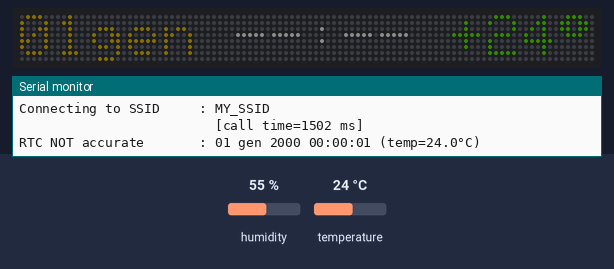
This sketch was run on a simulated Arduino Uno R4 WiFi. Parts: 96×8 RGB LED matrix (first LED top left, wired row by row), the last lines printed to the serial monitor. The test bench sets the inputs (shaded band); at power-on: humidity 55 %, temperature 24 °C. Dim RGB values are drawn brighter than linear; WiFi joins after 1.5 s; servers stay silent unless stated; the local clock reads 2024-03-15 10:24:30 at power-on unless the sketch sets it.

Above: at 6.6 s.
At 25.7 s:
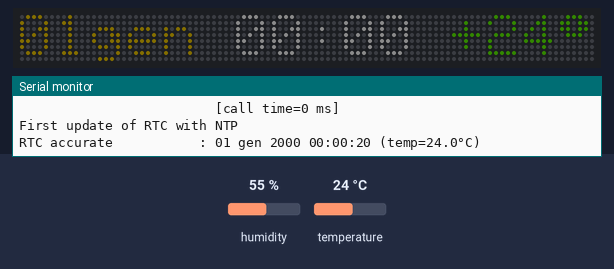
At 65.7 s:
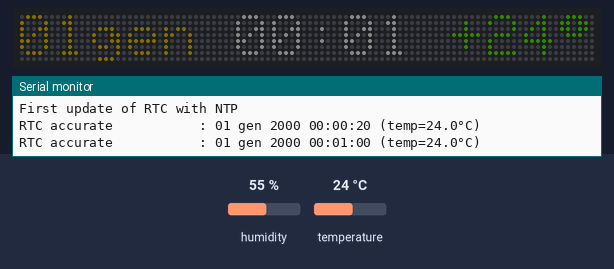
At 125.8 s:
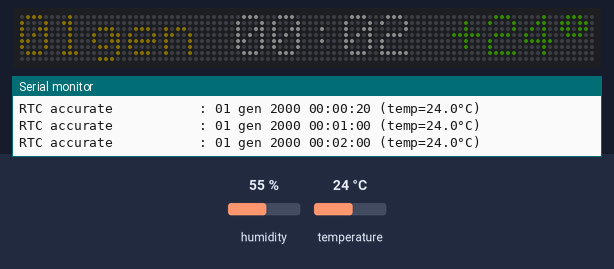

The sketch:

NTPClock1_UNOR4WiFi.ino
```cpp
/*
  5050 RGB led (with WS2812B chip) matrix to display a clock
  and the temperature with a UNO R4 WiFi

  - Each LED can use up to 60mA, make your calcs and power the
    LED matrix with an external 5V supply.

  - As the Arduino UNO R4 RTC is not so accurate, we connect
    often to the NTP server to correct it.

  - The used temperature/humidity sensor is the well known
    DHT22 (=AM2302).
*/
#include <Adafruit_GFX.h>
#include <Framebuffer_GFX.h>       // by Marc Merlin
#include <FastLED_NeoMatrix.h>     // by Marc Merlin
#include <FastLED.h>               // by Daniel Garcia
#include <RTC.h>
#include <TimeLib.h>               // by Michael Margolis, https://github.com/PaulStoffregen/Time
#include <Timezone.h>              // by Jack Christensen, https://github.com/JChristensen/Timezone
#include <SimpleDHT.h>             // by Winlin
#include <WiFiS3.h>
#include <WiFiUdp.h>
#if __has_include("arduino_secrets_gitignored.h")
  #include "arduino_secrets_gitignored.h" // not required if using the online editor
#else
  #include "arduino_secrets.h"            // not required if using the online editor
#endif
///////please enter your sensitive data in the Secret tab, arduino_secrets.h or arduino_secrets_gitignored.h
const char ssid[] = SECRET_SSID;          // your network SSID (name)
const char pass[] = SECRET_PASS;          // your network password

// Serial Debug
// - if USE_DPRINT is set to true, DPRINT, DPRINTLN, ... do output to Serial Monitor.
// - if USE_DPRINT is set to false, DPRINT, DPRINTLN, ... are optimized away.
#define USE_DPRINT                    true
#define DPRINT_SERIAL_SPEED           9600
#define DPRINT(...)                   do { if (USE_DPRINT) Serial.print(__VA_ARGS__); } while (false)
#define DPRINTLN(...)                 do { if (USE_DPRINT) Serial.println(__VA_ARGS__); } while (false)
#define DWRITE(...)                   do { if (USE_DPRINT) Serial.write(__VA_ARGS__); } while (false)
#define DPRINTWIFISTATUS(...)         do { if (USE_DPRINT) printWiFiStatus(__VA_ARGS__); } while (false)
// Note: do-while(false) guards against if-else constructs without curly braces.

#define DHT_PIN                 3  // Temp and humidity sensor PIN
#define LED_PIN                 2  // LED matrix PIN
#define MATRIX_WIDTH            32 // width of single matrix
#define MATRIX_HEIGHT           8  // height of single matrix
#define TILESX                  3  // how many tiles in X direction
#define TILESY                  1  // how many tiles in Y direction
#define NUM_LEDS                TILESX*TILESY*MATRIX_WIDTH*MATRIX_HEIGHT
CRGB leds[NUM_LEDS];

// LED Matrix
FastLED_NeoMatrix matrix = FastLED_NeoMatrix(
  leds,
  MATRIX_WIDTH,
  MATRIX_HEIGHT,
  TILESX,
  TILESY,
  NEO_MATRIX_TOP + NEO_MATRIX_LEFT + NEO_MATRIX_COLUMNS + NEO_MATRIX_ZIGZAG +
  NEO_TILE_TOP + NEO_TILE_LEFT + NEO_TILE_ROWS + NEO_TILE_PROGRESSIVE);
const uint16_t dayMonthColor = matrix.Color(206, 191, 55);
const uint16_t timeColor = matrix.Color(255, 255, 255);
const uint16_t tempColdColor = matrix.Color(13, 167, 209);
const uint16_t tempWarmColor = matrix.Color(161, 228, 25);
const uint16_t tempHotColor = matrix.Color(255, 131, 4);
const uint16_t tempErrorColor = matrix.Color(255, 0, 0);

// Temperature/humidity sensor
SimpleDHT22 dht22(DHT_PIN);

// WiFi and NTP
const unsigned long connectingRetryMs = 20000; // do not set under 15 sec for the following reason:
                                               // - give WiFi enough time to reconnect
unsigned long lastWiFiPollMillis;              // millis() of the last WiFi poll
bool reconnectingWiFi = false;
const int ntpUpdateRate = 30;                  // NTP queries rate = ntpUpdateRate * connectingRetryMs
int ntpSendCountdown;                          // when reaching 0, a NTP packet is sent
const char* timeServerName =          "pool.ntp.org";
#define LOCALUDP_PORT                 2390     // local port to listen for UDP packets (can be changed)
#define TIMESERVER_PORT               123      // that's the standard NTP server port
#define NTP_PACKET_SIZE               48
byte packetBuffer[NTP_PACKET_SIZE];
bool sentNTP = false;
WiFiUDP udp;

// Time
time_t lastUtcTimestampFromNTPtoRTC = 0;       // last set NTP timestamp, 0 means no NTP time yet
const unsigned long rtcPollRateMs = 1000;      // do not set under 1 sec
unsigned long lastRTCPollMillis;               // millis() of the last poll
int prevMinute = -1;                           // last displayed minute, -1 forces display
// Set DST start and end times (Central Europe example)
// DST starts 01:00 UTC (02:00 CET) on the last Sunday of March
// DST ends 01:00 UTC (03:00 CEST) on the last Sunday of October
TimeChangeRule myDSTStart = {"CEST", Last, Sun, Mar, 2, 120}; // Daylight time = UTC + 2 hours
TimeChangeRule mySTDStart = {"CET", Last, Sun, Oct, 3, 60};   // Standard time = UTC + 1 hour
Timezone myTZ(myDSTStart, mySTDStart);
#define SECONDS_FROM_1970_TO_2000    946684800 // earliest supported time (unixtime for 2000-01-01 00:00:00)
#define MY_SHORT_MONTH_STRLEN        3         // the length of the short month string
static char myBuffer[MY_SHORT_MONTH_STRLEN + 1];
const char myMonthShortNames_P[] PROGMEM = "errgenfebmaraprmaggiulugagosetottnovdic";
char* myMonthShortStr(uint8_t month)
{
  for (int i = 0 ; i < MY_SHORT_MONTH_STRLEN ; i++)
    myBuffer[i] = pgm_read_byte(&(myMonthShortNames_P[i + (month*MY_SHORT_MONTH_STRLEN)]));
  myBuffer[MY_SHORT_MONTH_STRLEN] = 0;
  return myBuffer;
}

static void connectToWiFi()
{
  // Disconnect before (re-)connecting
  WiFi.disconnect();

  // Connect
  // - At startup the first connection attempt sometimes fails,
  //   but the second one usually succeeds.
  DPRINT(F("Connecting to SSID     : "));
  DPRINTLN(ssid);
#if USE_DPRINT == true
  unsigned long startMillis = millis();
#endif
  WiFi.begin(ssid, pass);
#if USE_DPRINT == true
  unsigned long endMillis = millis();
  DPRINT(F("                         [call time="));
  DPRINT(endMillis - startMillis); DPRINTLN(F(" ms]"));
#endif
}

static void bindUDP()
{
  // First unbind
  udp.stop();

  // Bind to given local UDP port
  DPRINT(F("Bind to UDP Port       : ")); DPRINTLN(LOCALUDP_PORT);
  if (!udp.begin(LOCALUDP_PORT))
    DPRINTLN(F("UDP bind error         : no sockets available to use"));
}

// This function is needed because WiFi.status() may return
// WL_CONNECTED even if the IP hasn't been received yet
static bool isConnected(uint8_t& status)
{
  status = WiFi.status();
  if (status == WL_CONNECTED)
  {
    IPAddress ip = (IPAddress)WiFi.localIP();
    return ip[0] != 0 || ip[1] != 0 || ip[2] != 0 || ip[3] != 0;
  }
  else
    return false;
}

void setup()
{
#if USE_DPRINT == true
  // Init Serial (leave Serial Monitor open to see all messages)
  Serial.begin(DPRINT_SERIAL_SPEED); delay(5000); // wait 5s that Serial is ready
#endif

  // We want WiFi.begin() to be non-blocking
  WiFi.setTimeout(0);

  // Init LED matrix
  FastLED.addLeds<WS2812B, LED_PIN, GRB>(leds, NUM_LEDS); // color order: RGB, RBG, GRB, GBR, BRG, BGR
  matrix.begin();
  matrix.cp437(true);       // use the correct CP437 character codes
  matrix.setTextWrap(false);
  matrix.setTextSize(1);    // 1 is the default 6x8, 2 is 12x16, 3 is 18x24, etc
  matrix.setRotation(0);    // 0 thru 3 corresponding to 4 cardinal rotations
  matrix.setBrightness(10); // 0..255

  // Init RTC with the earliest supported time,
  // NTP will later on set the correct time.
  RTC.begin();
  RTCTime utcRTCTime((time_t)SECONDS_FROM_1970_TO_2000);
  RTC.setTime(utcRTCTime);

  // Init poll vars (those unsigned long vars correctly wrap-back)
  unsigned long currentMillis = millis();
  lastWiFiPollMillis = currentMillis - connectingRetryMs;
  lastRTCPollMillis = currentMillis - rtcPollRateMs;
  ntpSendCountdown = 1;
}

static void sendNTP()
{
  // Clear flag and flush any existing packets
  sentNTP = false;
  while (udp.parsePacket() != 0)
    udp.flush();

  // Initialize values needed to form the NTP request
  memset(packetBuffer, 0, NTP_PACKET_SIZE);
  packetBuffer[0] = 0b11100011;   // LI, Version, Mode
  packetBuffer[1] = 0;     // Stratum, or type of clock
  packetBuffer[2] = 6;     // Polling Interval
  packetBuffer[3] = 0xEC;  // Peer Clock Precision
  // 8 bytes of zero for Root Delay & Root Dispersion
  packetBuffer[12]  = 49;
  packetBuffer[13]  = 0x4E;
  packetBuffer[14]  = 49;
  packetBuffer[15]  = 52;

  // Send packet requesting timestamp
  DPRINT(F("Sending UDP packet to  : "));
  DPRINT(timeServerName); DPRINT(F(":")); DPRINTLN(TIMESERVER_PORT);
#if USE_DPRINT == true
  unsigned long startMillis = millis();
#endif
  udp.beginPacket(timeServerName, TIMESERVER_PORT);
  udp.write(packetBuffer, NTP_PACKET_SIZE);
  if (udp.endPacket())
    sentNTP = true;
#if USE_DPRINT == true
  unsigned long endMillis = millis();
  DPRINT(F("                         [call time="));
  DPRINT(endMillis - startMillis); DPRINTLN(F(" ms]"));
  if (!sentNTP)
    DPRINTLN(F("UDP sending status     : failed to send the packet"));
#endif
}

#define SEVENTYYEARS_SEC        2208988800LL
#define NTP_ERA                 0LL
#define SECS_IN_ERA             (UINT32_MAX + 1LL)
static int64_t unixEpochFromNTP(uint32_t ntpTimestamp)
{
  /*
    Do not use time_t as it may be defined as uint32_t,
    we want int64_t for all the calculations.
  */

  int64_t base = NTP_ERA;

  /*
    Once the actual year enters the NTP era 1 (after 2036), increment
    the NTP_ERA macro by one and remove the following test.
    Once more than half of era 1 has elapsed (after 2104), re-introduce
    the following test to move to era 2 if ntpTimestamp <= INT32_MAX.
  */
  if (ntpTimestamp <= (uint32_t)INT32_MAX)
    base++;

  return base * SECS_IN_ERA + (int64_t)ntpTimestamp - SEVENTYYEARS_SEC;
}

static void display(bool rtcAccurate, time_t t, bool tempOk, float temp)
{
  // Turn off all pixels (pixel in 16-bit '565' RGB format)
  // and reset cursor
  matrix.fillScreen(0);
  matrix.setCursor(0, 0);

  // Day and Month
  matrix.setTextColor(dayMonthColor);
  int d = day(t);
  if (d < 10) matrix.print("0");
  matrix.print(d);
  matrix.print(myMonthShortStr(month(t))); // for english use lib's monthShortStr()
  matrix.print(" ");

  // Time
  int h = hour(t);
  int m = minute(t);
  matrix.setTextColor(timeColor);
  if (rtcAccurate)
  {
    if (h < 10) matrix.print("0");
    matrix.print(h);
    matrix.print(":");
    if (m < 10) matrix.print("0");
    matrix.print(m);
  }
  else
    matrix.print("--:--");
  matrix.print(" ");

  // Temperature
  if (tempOk)
  {
    long tempLong = (long)roundf(temp);
    if (tempLong < 15)
      matrix.setTextColor(tempColdColor);
    else if (tempLong < 25)
      matrix.setTextColor(tempWarmColor);
    else
      matrix.setTextColor(tempHotColor);
    if (tempLong >= 0) matrix.print("+");
    if (tempLong < 10) matrix.print("0");
    matrix.print(tempLong);
  }
  else
  {
    matrix.setTextColor(tempErrorColor);
    matrix.print("+xx");
  }
  matrix.write(0xF8); // print the degrees symbol

  // Show text
  matrix.show();

  // Serial debug
#if USE_DPRINT == true
  if (rtcAccurate)
    Serial.print(F("RTC accurate           : "));
  else
    Serial.print(F("RTC NOT accurate       : "));
  if (d < 10) Serial.print(F("0"));
  Serial.print(d);
  Serial.print(F(" "));
  Serial.print(myMonthShortStr(month(t))); // for english use lib's monthShortStr()
  Serial.print(F(" "));
  Serial.print(year(t));
  Serial.print(F(" "));
  if (h < 10) Serial.print(F("0"));
  Serial.print(h);
  Serial.print(F(":"));
  if (m < 10) Serial.print(F("0"));
  Serial.print(m);
  Serial.print(F(":"));
  int s = second(t);
  if (s < 10) Serial.print(F("0"));
  Serial.print(s);
  if (tempOk)
  {
    Serial.print(F(" (temp="));
    Serial.print(temp, 1);
    Serial.println(F("°C)"));
  }
  else
    Serial.println(F(" (temp read error!)"));
#endif
}

static void parseNTP()
{
  if (sentNTP)
  {
#if USE_DPRINT == true
    unsigned long startMillis = millis();
#endif

    // Parse
    int packetSize = udp.parsePacket();
    if (packetSize == 0) return;

    // Clear flag
    sentNTP = false;

    // Read the data into the buffer
    udp.read(packetBuffer, NTP_PACKET_SIZE);

#if USE_DPRINT == true
    unsigned long endMillis = millis();
    DPRINT(F("Got UDP packet of      : "));
    DPRINT(packetSize); DPRINTLN(F(" bytes"));
    DPRINT(F("                         [call time="));
    DPRINT(endMillis - startMillis); DPRINTLN(F(" ms]"));
#endif

    // The timestamp starts at byte 40
    uint32_t highWord = word(packetBuffer[40], packetBuffer[41]);
    uint32_t lowWord = word(packetBuffer[42], packetBuffer[43]);
    uint32_t ntpTimestamp = highWord << 16 | lowWord;

    // Update RTC
    time_t utcTimestamp = (time_t)unixEpochFromNTP(ntpTimestamp);
    RTCTime utcRTCTime;
    RTC.getTime(utcRTCTime);
    time_t oldUtcTimestamp = utcRTCTime.getUnixTime(); // store current
    utcRTCTime.setUnixTime(utcTimestamp);
    if (RTC.setTime(utcRTCTime))
    {
      if (lastUtcTimestampFromNTPtoRTC == 0)
      {
        DPRINTLN(F("First update of RTC with NTP"));
        prevMinute = -1; // force display
      }
      else
      {
        DPRINT(F("Updated RTC with NTP   : correction="));
        DPRINT((long)(oldUtcTimestamp - utcTimestamp));
        DPRINTLN(F(" sec"));
      }
      lastUtcTimestampFromNTPtoRTC = utcTimestamp;
    }
    else
      DPRINTLN(F("Failed to updated RTC with NTP!"));
  }
}

void loop()
{
  unsigned long currentMillis = millis();

  // WiFi connection check
  if (currentMillis - lastWiFiPollMillis > connectingRetryMs)
  {
    lastWiFiPollMillis = currentMillis;

    // (Re-)connect?
    uint8_t wifiStatus;
    if (!isConnected(wifiStatus))
    {
      connectToWiFi(); // non-blocking
      reconnectingWiFi = true;
      ntpSendCountdown = 1;
    }
    else
    {
      if (reconnectingWiFi)
      {
        reconnectingWiFi = false;
        bindUDP(); // re-bind
      }
      if (--ntpSendCountdown <= 0)
      {
        ntpSendCountdown = ntpUpdateRate;
        sendNTP();
      }
    }
  }

  // Parse NTP packet
  parseNTP();

  // Poll RTC and each minute update matrix text
  if (currentMillis - lastRTCPollMillis > rtcPollRateMs)
  {
    lastRTCPollMillis = currentMillis;

    // Get UTC time and convert to local time
    RTCTime utcRTCTime;
    RTC.getTime(utcRTCTime);
    time_t utcTimestamp = utcRTCTime.getUnixTime();
    const time_t rtcAccuracyThreshold = 3 * ntpUpdateRate * connectingRetryMs / 1000;
    bool rtcAccurate = (utcTimestamp - lastUtcTimestampFromNTPtoRTC) < rtcAccuracyThreshold;
    time_t localTimestamp = myTZ.toLocal(utcTimestamp);
    int m = minute(localTimestamp);
    if (m != prevMinute &&      // only display in case of a new minute but
        (m+1)%60 != prevMinute) // avoid showing jump-backs which can happen with NTP adjustments
    {
      prevMinute = m;

      // Read temperature (we do not display the humidity)
      // Note: DHT22 sampling rate is 0.5 HZ
      //       -> be above that otherwise an error is returned!
      float temp, humidity;
      bool tempOk = dht22.read2(&temp, &humidity, NULL) == SimpleDHTErrSuccess;

      // Update text on LED matrix
      display(rtcAccurate, localTimestamp, tempOk, temp);
    }
  }
}
```

arduino_secrets.h
```cpp
// WiFi
#define SECRET_SSID "MY_SSID"
#define SECRET_PASS "MY_PASSWORD"
```

Measured:
- what the display in image 0 shows lasts 19.0 s, from 6.6 s to 25.6 s
- what the display in image 1 shows lasts 40.1 s, from 25.6 s to 65.7 s
- what the display in image 2 shows lasts 60.0 s, from 65.7 s to 125.7 s
